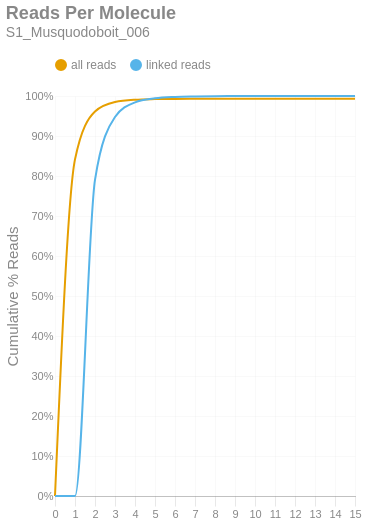

Notebook cell for this chart:
### Markdown cell above
### Reads per Molecule
This chart shows the cumulative distribution of the number of reads per linked molecule. That is, how many alignments are associated with a unique molecule. This excludes the number of reads associated with invalid or absent linked-read barcodes. The `linked` histogram is the percentages recalculated when disregarding singletons.

### Code cell
if SKIPLR:
    print_html(f"Skipped")
else:
    counts = np.bincount(valids['reads'].cast(pl.Int64).to_numpy())
    weighted = counts * np.arange(len(counts))
    all_perc = weighted / n_reads
    linked_perc = weighted / n_linked_reads
    linked_perc[1] = 0
    binned_df = pl.DataFrame({
        'readsper': list(range(len(counts))),
        'all reads (cumsum)': np.cumsum(all_perc).tolist(),
        'linked reads (cumsum)': np.cumsum(linked_perc).tolist(),
    })

    with SafeRender(binned_df):
        (
            density_plot(binned_df, 'Reads Per Molecule', samplename, 'readspmol')
            .encode(
                x=alt.X('readsper:O', title=None).axis(labelAngle=0).scale(padding=0),
                y=alt.Y('value:Q', title='Cumulative % Reads').axis(format='%').stack(False),
                color=alt.Color("key:N").scale(domain=["all reads", "linked reads"]),
                tooltip=[
                    alt.Tooltip("key:N", title="Data Type"),
                    alt.Tooltip("readsper:O", title="Reads Per Molecule"),
                    alt.Tooltip("value:Q", format=".2%", title="% Reads (Cum.)")
                ]            
            )
        ).display()

### Figure 1 — Vega-Lite specification as saved in the notebook (floating-point values rounded to 4 significant figures)
{"width": "container", "height": 400, "config": {"title": {"anchor": "start", "dy": -15, "fontSize": 18, "color": "#888888", "subtitleColor": "#888888", "subtitleFontSize": 14}, "arc": {"fill": "#0072B2"}, "axis": {"domainColor": "#888888", "domainWidth": 0.5, "gridWidth": 0.2, "grid": false, "titleFontWeight": 400, "titleFontSize": 15, "labelFontSize": 11, "labelColor": "#888888", "tickColor": "#888888", "tickWidth": 0.2, "titleColor": "#888888"}, "axisBand": {"grid": false}, "axisX": {"grid": true, "tickSize": 10, "domainCap": "round"}, "axisY": {"domain": false, "grid": true, "tickSize": 0, "domainCap": "round"}, "background": "transparent", "header": {"labelFontSize": 15, "labelColor": "#888888", "titleFontSize": 15, "titleFontWeight": 600, "titleColor": "#888888"}, "legend": {"labelFont": "sans-serif", "labelFontSize": 12, "labelColor": "#888888", "symbolSize": 100, "symbolType": "circle", "titleFontSize": 12, "titlePadding": 10, "titleColor": "#888888", "title": null, "orient": "top"}, "range": {"category": ["#E69F00", "#56B4E9", "#009E73", "#F0E442", "#0072B2", "#D55E00", "#CC79A7", "#000000"], "diverging": ["#cfe8f3", "#a2d4ec", "#73bfe2", "#46abdb", "#1696d2", "#12719e"]}, "area": {"fill": "#0072B2", "fillOpacity": 0.7, "line": true, "strokeOpacity": 0.7}, "line": {"color": "#0072B2", "stroke": "#0072B2", "strokeWidth": 2}, "trail": {"color": "#0072B2", "stroke": "#0072B2", "strokeWidth": 0, "size": 1}, "point": {"filled": true, "fillOpacity": 1.0, "size": 95}, "text": {"color": "#888888", "fontSize": 11, "align": "right", "fontWeight": 400, "size": 11}, "bar": {"fill": "#0072B2", "stroke": null}, "view": {"stroke": null, "continuousWidth": 660, "continuousHeight": 400}}, "data": {"name": "data-52b3afd00f6f63e9f5be8585122087c2"}, "mark": {"type": "line", "interpolate": "monotone", "point": {"opacity": 0, "size": 275}}, "encoding": {"color": {"field": "key", "scale": {"domain": ["all reads", "linked reads"]}, "type": "nominal"}, "tooltip": [{"field": "key", "title": "Data Type", "type": "nominal"}, {"field": "readsper", "title": "Reads Per Molecule", "type": "ordinal"}, {"field": "value", "format": ".2%", "title": "% Reads (Cum.)", "type": "quantitative"}], "x": {"axis": {"labelAngle": 0}, "field": "readsper", "scale": {"padding": 0}, "title": null, "type": "ordinal"}, "y": {"axis": {"format": "%"}, "field": "value", "stack": false, "title": "Cumulative % Reads", "type": "quantitative"}}, "params": [{"name": "param_c36ac31b6afebe62", "select": {"type": "point", "fields": ["key"]}, "bind": "legend"}], "title": {"text": "Reads Per Molecule", "subtitle": "S1_Musquodoboit_006"}, "transform": [{"fold": ["all reads (cumsum)", "linked reads (cumsum)"]}, {"calculate": "replace(datum.key, ' (cumsum)', '')", "as": "key"}, {"filter": {"param": "param_c36ac31b6afebe62"}}], "usermeta": {"embedOptions": {"downloadFileName": "S1_Musquodoboit_006.readspmol"}}, "$schema": "https://vega.github.io/schema/vega-lite/v6.1.0.json", "datasets": {"data-52b3afd00f6f63e9f5be8585122087c2": [{"readsper": 0, "all reads (cumsum)": 0.0, "linked reads (cumsum)": 0.0}, {"readsper": 1, "all reads (cumsum)": 0.8416, "linked reads (cumsum)": 0.0}, {"readsper": 2, "all reads (cumsum)": 0.9614, "linked reads (cumsum)": 0.7903}, {"readsper": 3, "all reads (cumsum)": 0.9852, "linked reads (cumsum)": 0.9474}, {"readsper": 4, "all reads (cumsum)": 0.9907, "linked reads (cumsum)": 0.9841}, {"readsper": 5, "all reads (cumsum)": 0.9923, "linked reads (cumsum)": 0.9941}, {"readsper": 6, "all reads (cumsum)": 0.9928, "linked reads (cumsum)": 0.9977}, {"readsper": 7, "all reads (cumsum)": 0.993, "linked reads (cumsum)": 0.9989}, {"readsper": 8, "all reads (cumsum)": 0.9931, "linked reads (cumsum)": 0.9996}, {"readsper": 9, "all reads (cumsum)": 0.9931, "linked reads (cumsum)": 0.9997}, {"readsper": 10, "all reads (cumsum)": 0.9931, "linked reads (cumsum)": 0.9999}, {"readsper": 11, "all reads (cumsum)": 0.9932, "linked reads (cumsum)": 0.9999}, {"readsper": 12, "all reads (cumsum)": 0.9932, "linked reads (cumsum)": 0.9999}, {"readsper": 13, "all reads (cumsum)": 0.9932, "linked reads (cumsum)": 0.9999}, {"readsper": 14, "all reads (cumsum)": 0.9932, "linked reads (cumsum)": 1.0}, {"readsper": 15, "all reads (cumsum)": 0.9932, "linked reads (cumsum)": 1.0}]}}
